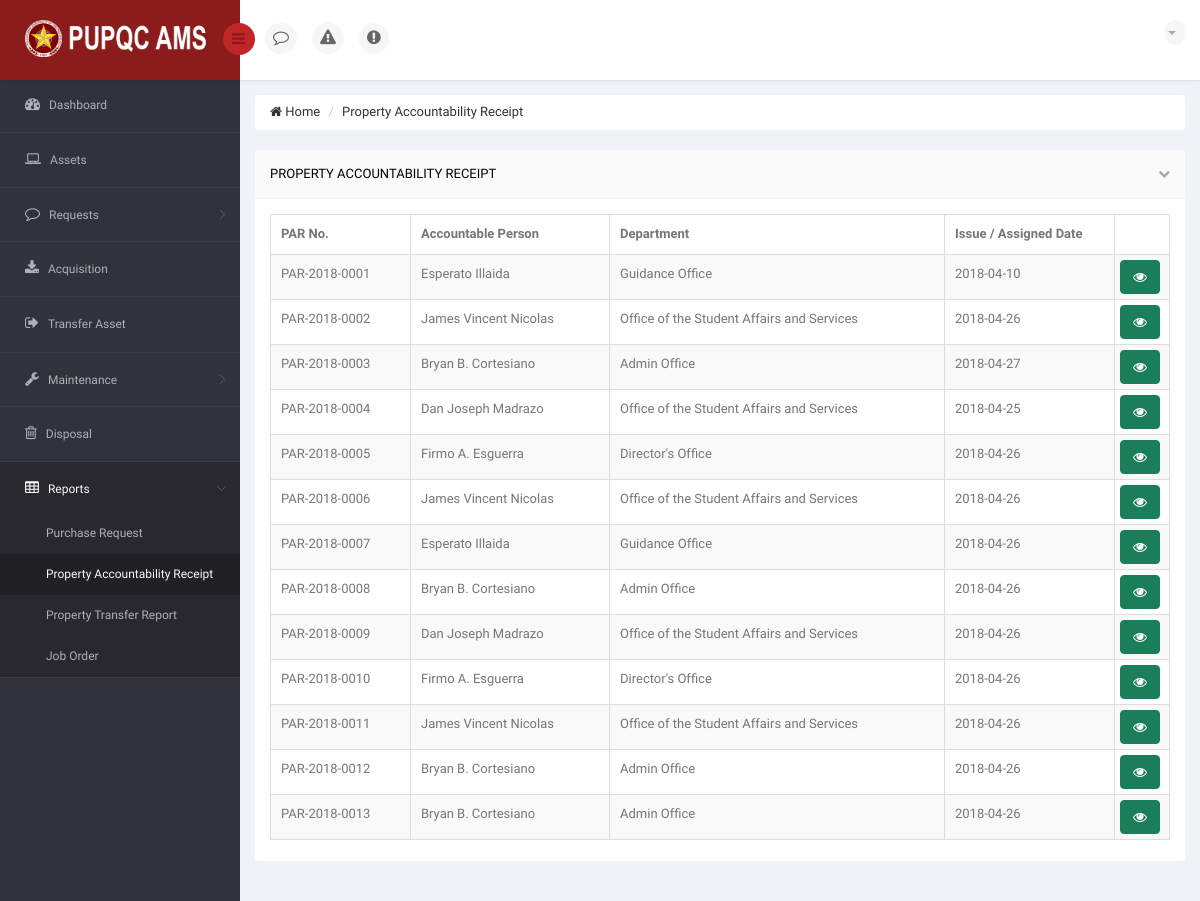
/DIR/PropertyOfficer/POPropertyAccountabilityReceipt.php (signed in), run on an earlier commit of the app's database.
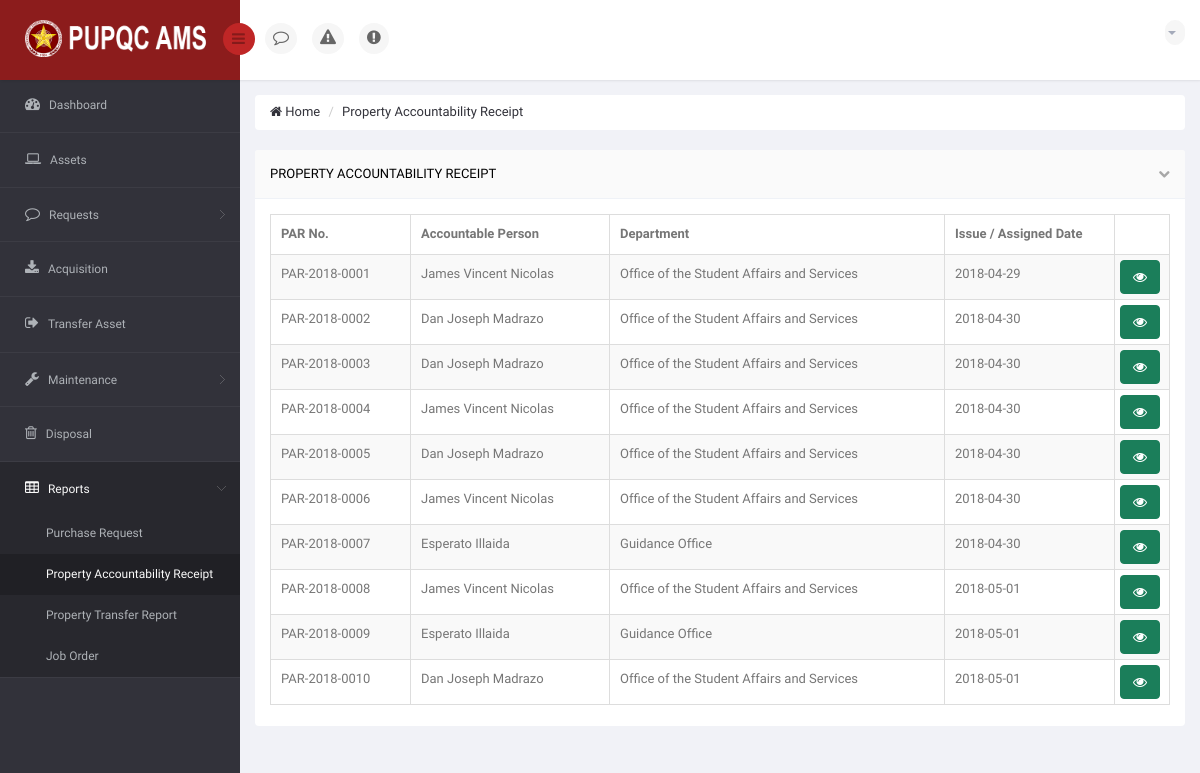
And on a later commit of the database.
### tables this page shows
CREATE TABLE `ams_t_par` (
  `PAR_ID` int(11) NOT NULL,
  `PAR_NO` varchar(15) NOT NULL,
  `PAR_DATE` date NOT NULL,
  `PAR_ISSUED_BY` varchar(120) NOT NULL,
  `PAR_DU_VIEW` int(11) NOT NULL DEFAULT '0',
  `PAR_DU_CLICKED` int(11) NOT NULL DEFAULT '0'
);

### DIR/PropertyOfficer/POPropertyAccountabilityReceipt.php (the view, shortened to what the changed rows need)
<!DOCTYPE html>
<html lang="en">
<head>
    <link href="../../bs3/css/bootstrap.min.css" rel="stylesheet">
    <link href="../../css/bootstrap-reset.css" rel="stylesheet">
    <link href="../../font-awesome/css/font-awesome.css" rel="stylesheet" />
    <link href="../../js/advanced-datatable/css/demo_page.css" rel="stylesheet" />
    <link href="../../js/advanced-datatable/css/demo_table.css" rel="stylesheet" />
    <link rel="stylesheet" href="../../js/data-tables/DT_bootstrap.css" />
    <link href="../../css/style.css" rel="stylesheet">
    <link href="../../css/style-responsive.css" rel="stylesheet" />
    <link href="../../js/iCheck/skins/minimal/minimal.css" rel="stylesheet">
    <link href="../../js/iCheck/skins/minimal/red.css" rel="stylesheet">
    <link href="../../js/iCheck/skins/minimal/green.css" rel="stylesheet">
    <link href="../../js/iCheck/skins/minimal/blue.css" rel="stylesheet">
    <link href="../../js/iCheck/skins/minimal/yellow.css" rel="stylesheet">
    <link href="../../js/iCheck/skins/minimal/purple.css" rel="stylesheet">
    <link href="../../js/iCheck/skins/square/square.css" rel="stylesheet">
    <link href="../../js/iCheck/skins/square/red.css" rel="stylesheet">
    <link href="../../js/iCheck/skins/square/green.css" rel="stylesheet">
    <link href="../../js/iCheck/skins/square/blue.css" rel="stylesheet">
    <link href="../../js/iCheck/skins/square/yellow.css" rel="stylesheet">
    <link href="../../js/iCheck/skins/square/purple.css" rel="stylesheet">
    <link href="../../js/iCheck/skins/flat/grey.css" rel="stylesheet">
    <link href="../../js/iCheck/skins/flat/red.css" rel="stylesheet">
    <link href="../../js/iCheck/skins/flat/green.css" rel="stylesheet">
    <link href="../../js/iCheck/skins/flat/blue.css" rel="stylesheet">
    <link href="../../js/iCheck/skins/flat/yellow.css" rel="stylesheet">
    <link href="../../js/iCheck/skins/flat/purple.css" rel="stylesheet">
    <link rel="stylesheet" type="text/css" href="../../js/select2/select2.css" />
    <link rel="stylesheet" type="text/css" href="../../js/bootstrap-daterangepicker/daterangepicker-bs3.css" />
    <link rel="stylesheet" type="text/css" href="../../js/bootstrap-datetimepicker/css/datetimepicker.css" />
    <link rel="stylesheet" type="text/css" href="../../js/bootstrap-datepicker/css/datepicker.css" />
    <link href="../../js/plugins/sweetalert/sweetalert.css" type="text/css" rel="stylesheet" media="screen,projection">
</head>
<body>
<section id="container" >
                <?php
                    include('../Connection/db.php');
                  ?>
    <section id="main-content">
        <section class="wrapper">
            <div class="row">
                <div class="col-sm-12">
                    <section class="panel">
                        <div class="panel-body">
                            <div class="adv-table">
                                <table  class="display table table-bordered table-striped" id="dynamic-table">
                                    <thead>
                                        <tr>
                                            <th style="width: 140px;">PAR No.</th>
                                            <th style="">Accountable Person</th>
                                            <th style="">Department</th>
                                            <th style="width: 170px;">Issue / Assigned Date</th>
                                            <th style="width: 55px;"></th>
                                        </tr>
                                    </thead>
                                    <tbody>
                                        <?php
                                            $sql = "SELECT PAR.PAR_ID, PAR.PAR_NO, PAR.PAR_DATE, EMP.EP_FNAME, EMP.EP_MNAME, EMP.EP_LNAME, O.O_NAME FROM ams_t_par AS PAR INNER JOIN ams_t_par_sub AS PARS ON PAR.PAR_ID = PARS.PAR_ID INNER JOIN ams_r_employee_profile AS EMP ON PARS.EP_ID = EMP.EP_ID INNER JOIN ams_r_office AS O ON EMP.O_ID = O.O_ID GROUP BY PAR.PAR_ID";
                                            $result = mysqli_query($connection, $sql) or die("Bad Query: $sql");
                                            while($row = mysqli_fetch_assoc($result))
                                            {
                                              $id = $row['PAR_ID'];
                                              $no = $row['PAR_NO'];
                                              $date = $row['PAR_DATE'];
                                              $named = $row['EP_FNAME'] . " " . $row['EP_MNAME'] . " " . $row['EP_LNAME'];
                                              $officename = $row['O_NAME'];
                                        ?>
                                        <tr class="gradeX">
                                            <td> <?php echo $no; ?> </td>
                                            <td> <?php echo $named; ?> </td>
                                            <td> <?php echo $officename; ?> </td>
                                            <td> <?php echo $date; ?> </td>
                                            <td>
                                                <a class="btn btn-success" style="margin: -5px;" href="POPARReports.php?receiveparid=<?php echo $id; ?>"><i class="fa fa-eye"></i></a>
                                            </td>
                                        </tr>
                                        <?php
                                            }
                                        ?>
                                    </tbody>
                                </table>
                            </div>
                        </div>
                    </section>
                </div>
            </div>
        </section>
    </section>
</section>
</body>
</html>

What changed in the data, as far as the page shows it:
removed ams_t_par: PAR_NO "PAR-2018-0011", named "James Vincent Nicolas", officename "Office of the Student Affairs and Services", PAR_DATE "2018-04-26"
removed ams_t_par: PAR_NO "PAR-2018-0012", named "Bryan B. Cortesiano", officename "Admin Office", PAR_DATE "2018-04-26"
removed ams_t_par: PAR_NO "PAR-2018-0013", named "Bryan B. Cortesiano", officename "Admin Office", PAR_DATE "2018-04-26"
changed ams_t_par "PAR-2018-0001": named "Esperato Illaida" → "James Vincent Nicolas"; officename "Guidance Office" → "Office of the Student Affairs and Services"; PAR_DATE "2018-04-10" → "2018-04-29"
changed ams_t_par "PAR-2018-0002": named "James Vincent Nicolas" → "Dan Joseph Madrazo"; PAR_DATE "2018-04-26" → "2018-04-30"
changed ams_t_par "PAR-2018-0003": named "Bryan B. Cortesiano" → "Dan Joseph Madrazo"; officename "Admin Office" → "Office of the Student Affairs and Services"; PAR_DATE "2018-04-27" → "2018-04-30"
changed ams_t_par "PAR-2018-0004": named "Dan Joseph Madrazo" → "James Vincent Nicolas"; PAR_DATE "2018-04-25" → "2018-04-30"
changed ams_t_par "PAR-2018-0005": named "Firmo A. Esguerra" → "Dan Joseph Madrazo"; officename "Director's Office" → "Office of the Student Affairs and Services"; PAR_DATE "2018-04-26" → "2018-04-30"
changed ams_t_par "PAR-2018-0006": PAR_DATE "2018-04-26" → "2018-04-30"
changed ams_t_par "PAR-2018-0007": PAR_DATE "2018-04-26" → "2018-04-30"
changed ams_t_par "PAR-2018-0008": named "Bryan B. Cortesiano" → "James Vincent Nicolas"; officename "Admin Office" → "Office of the Student Affairs and Services"; PAR_DATE "2018-04-26" → "2018-05-01"
changed ams_t_par "PAR-2018-0009": named "Dan Joseph Madrazo" → "Esperato Illaida"; officename "Office of the Student Affairs and Services" → "Guidance Office"; PAR_DATE "2018-04-26" → "2018-05-01"
changed ams_t_par "PAR-2018-0010": named "Firmo A. Esguerra" → "Dan Joseph Madrazo"; officename "Director's Office" → "Office of the Student Affairs and Services"; PAR_DATE "2018-04-26" → "2018-05-01"
